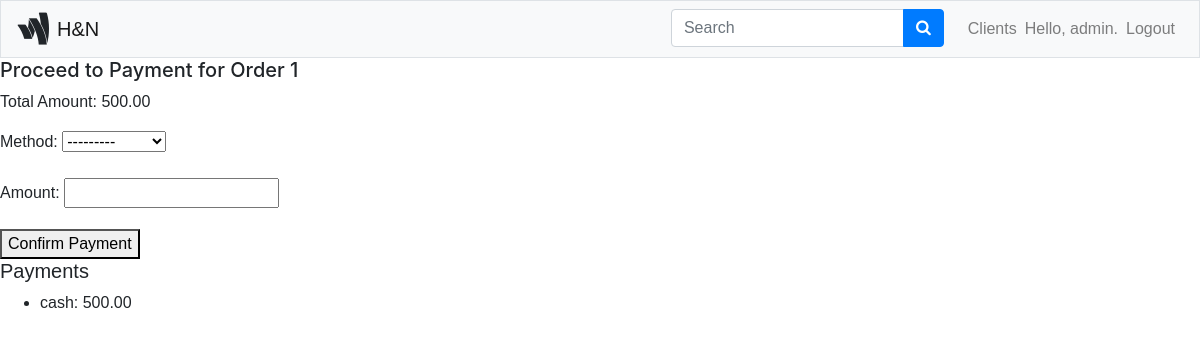
Screenshot of /services/order/proceed_to_payment/1/ (signed in) with the database file from the repository.
### services/models.py (models this page shows, shortened)
class Order(models.Model):
    client = models.ForeignKey(Client, on_delete=models.CASCADE)
    created_at = models.DateTimeField(default=timezone.now)
    status = models.CharField(max_length=10, choices=[('pending', 'Pending'), ('completed', 'Completed')], default='pending')
    total = models.DecimalField(max_digits=10, decimal_places=2, default=0)

class Payment(models.Model):
    PAYMENT_METHODS = [
        ('cash', 'Cash'),
        ('paybill', 'Paybill'),
        ('till_number', 'Till Number')
    ]
    order = models.ForeignKey(Order, on_delete=models.CASCADE)
    method = models.CharField(max_length=20, choices=PAYMENT_METHODS)
    amount = models.DecimalField(max_digits=10, decimal_places=2)

### users/views.py (the view)
# urls.py: path('order/proceed_to_payment/<int:order_id>/', views.proceed_to_payment, name='proceed_to_payment'),
@login_required
def proceed_to_payment(request, order_id):
    order = get_object_or_404(Order, id=order_id)
    if request.method == 'POST':
        form = PaymentForm(request.POST)
        if form.is_valid():
            payment = form.save(commit=False)
            payment.order = order
            payment.save()
            if sum(payment.amount for payment in order.payment_set.all()) >= order.total:
                order.status = 'completed'
                order.save()
            return redirect('services:order_detail', order.id)
    else:
        form = PaymentForm()
    return render(request, 'services/proceed_to_payment.html', {'form': form, 'order': order})

### users/forms.py
class PaymentForm(forms.ModelForm):
    class Meta:
        model = Payment
        fields = ['method', 'amount']

### services/templates/services/proceed_to_payment.html (shortened to what this page needs)
<!DOCTYPE html>
<html>
<head>
    {% extends 'users/base.html' %}
    {% load bootstrap4 %}
    {% block header %}
    <h5>Proceed to Payment for Order {{ order.id }}</h5>
    {% endblock header %}
    {% block content %}
    <p>Total Amount: {{ order.total }}</p>
    <form method="post">
        {{ form.as_p }}
        <button type="submit">Confirm Payment</button>
    </form>
    <h5>Payments</h5>
    <ul>
        {% for payment in order.payment_set.all %}
            <li>{{ payment.method }}: {{ payment.amount }}</li>
        {% endfor %}
    </ul>
    {% endblock content %}

### users/templates/users/base.html (shortened to what this page needs)
{% load bootstrap4 %}
<!DOCTYPE html>
<html lang="en">
<head>
    {% load static %}
    <link rel="stylesheet" href="https://cdnjs.cloudflare.com/ajax/libs/font-awesome/4.7.0/css/font-awesome.min.css">
    {% bootstrap_css %}
</head>
<body>
<nav class="navbar navbar-expand-md navbar-light bg-light border">
    <i class="fa fa-google-wallet fa-2x mr-2"></i>
    <a style="font-family: 'Rubik',sans-serif;" class="navbar-brand" href="{% url 'users:index' %}">
      H&N
    </a>
    <div style="font-family: 'Rubik',sans-serif;" class="collapse navbar-collapse" id="navbarCollapse">
        <ul class="navbar-nav ml-auto">
              <form action="{% url 'users:search' %}" method="get">
                <li class="navbar-item mr-3 my-auto">
                <div class="input-group">
                  <input class="form-control" name="query" type="text" placeholder="Search">
                  <div class="input-group-append">
                    <button type="submit" class="btn btn-primary">
                      <i class="fa fa-search"></i>
                    </button>
                  </div>
                </div>
               </li>
              </form>
              <li class="nav-item">
                <a class="nav-link" href="{% url 'users:client_list' %}">Clients</a>
              </li>
              {% if user.is_authenticated %}
                <li class="nav-item">
                  <span class="navbar-text">Hello, {{ user.username }}.</span>
                </li>
                <li class="nav-item">
                  <a class="nav-link" href="{% url 'users:logout' %}">Logout</i></a>
                </li>
              {% else %}
                <li class="nav-item">
                  <a class="nav-link" href="{% url 'users:login' %}">Log in</a></li>
              {% endif %}
        </ul>
    </div>
</nav>
<main>
    <div>
      {% block header %}{% endblock header %}
    </div>
    <div style="font-family: 'Rubik',sans-serif;">
        {% block content %}{% endblock content %}
    </div>
</main>
</body>
</html>

### rows the page displays
Order: id "1", total "500.00"
Payment: method "cash", amount "500.00"

### other values shown
{{ user.username }} "admin"
